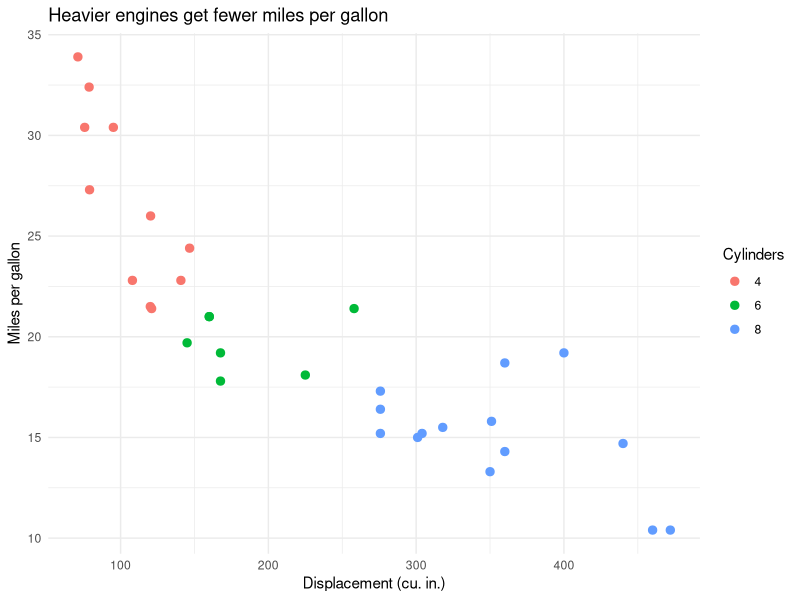

This figure's R source:
## ---- chunk 1
library(ggplot2)
## ---- chunk 2
ggplot(mtcars) +
  geom_point(aes(disp, mpg, color = factor(cyl)), size = 2.5) +
  labs(title = "Heavier engines get fewer miles per gallon",
    x = "Displacement (cu. in.)", y = "Miles per gallon", color = "Cylinders") +
  theme_minimal()
